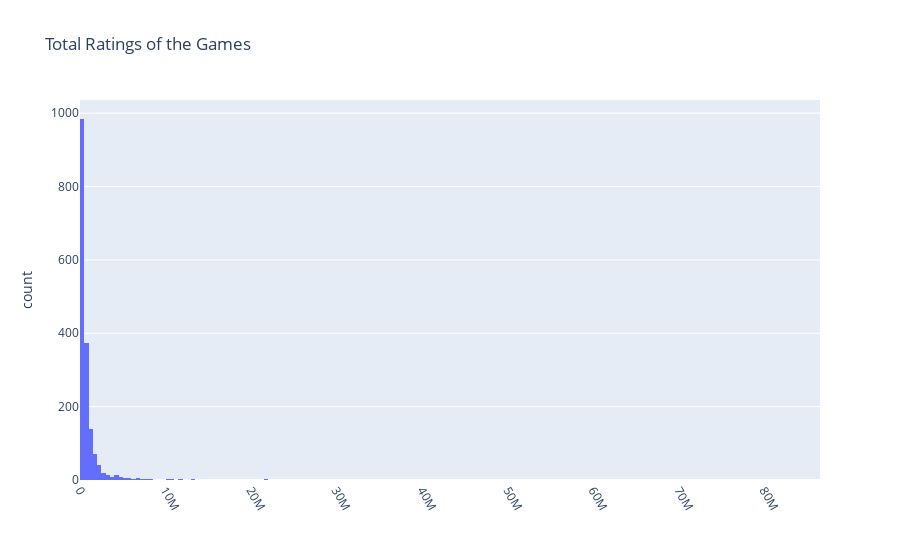

Notebook source saved alongside this figure:
### Code cell
# with plotly

fig = px.histogram(df_1, x = 'total_ratings', title = 'Total Ratings of the Games')
fig.update_layout(xaxis = go.layout.XAxis(tickangle = 60))
fig.update_layout(xaxis = {'categoryorder':'total descending'})

fig.show()

### Figure 1 — Plotly figure (JSON) as saved in the notebook; plotly's stock layout.template omitted (floating-point values rounded to 4 significant figures; data arrays with more than 128 entries replaced by an {"elided": "..."} marker saying what was removed)
{"data": [{"alignmentgroup": "True", "bingroup": "x", "hovertemplate": "total_ratings=%{x}<br>count=%{y}<extra></extra>", "legendgroup": "", "marker": {"color": "#636efa", "pattern": {"shape": ""}}, "name": "", "offsetgroup": "", "orientation": "v", "showlegend": false, "type": "histogram", "x": {"elided": "1730 int values"}, "xaxis": "x", "yaxis": "y"}], "layout": {"barmode": "relative", "legend": {"tracegroupgap": 0}, "title": {"text": "Total Ratings of the Games"}, "xaxis": {"categoryorder": "total descending", "tickangle": 60}, "yaxis": {"anchor": "x", "domain": [0, 1], "title": {"text": "count"}}}}
